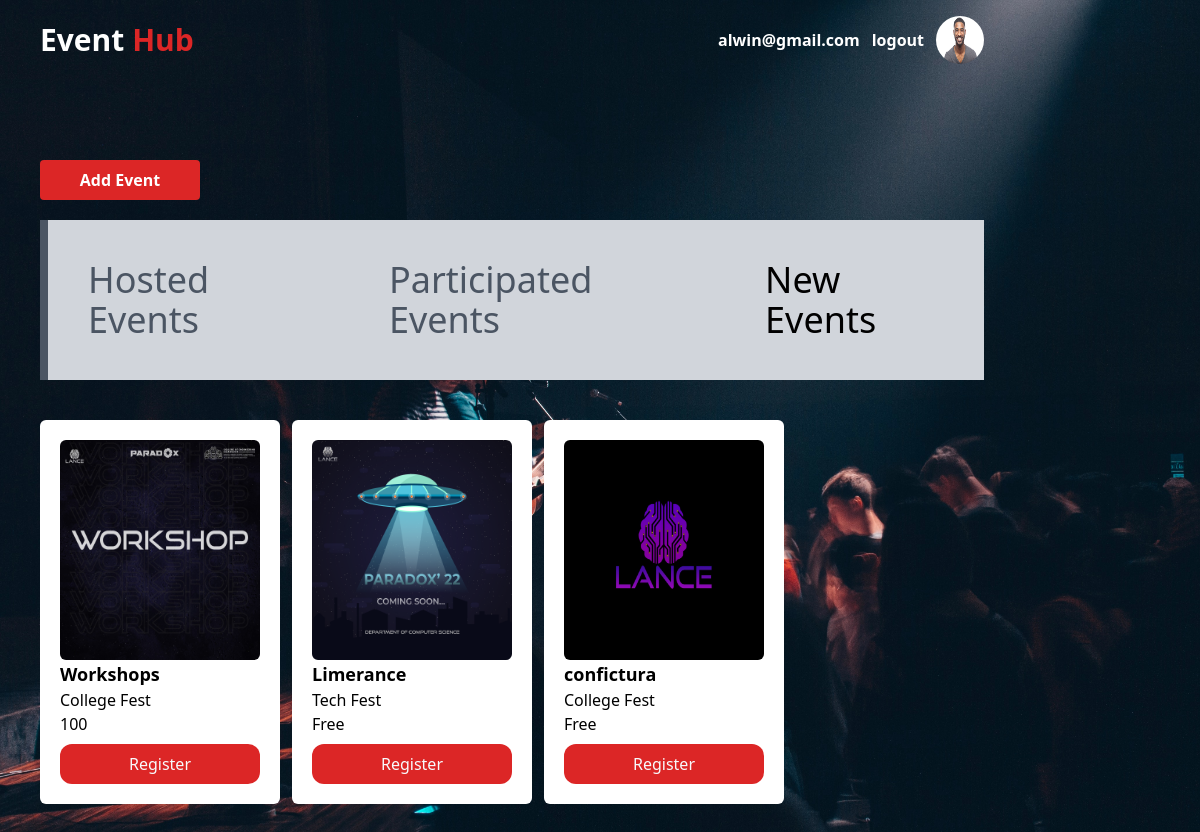
/club-n/ (signed in), run on the app's committed database.
### users/models.py (models this page shows, shortened)
class Account(AbstractBaseUser):
    email               = models.EmailField(verbose_name="email",max_length=60,unique=True)
    username            = models.CharField(max_length=30,unique=True)
    date_joined         = models.DateTimeField(verbose_name="date joined",auto_now_add=True)
    last_login          = models.DateTimeField(verbose_name="last login",auto_now=True)
    is_active           = models.BooleanField(default=True)
    is_staff            = models.BooleanField(default=False)
    is_superuser        = models.BooleanField(default=False)
    USERNAME_FIELD = 'email'
    REQUIRED_FIELDS = ['username']
    objects =  MyAccountManager()

class Student(models.Model):
    user = models.OneToOneField(Account, on_delete=models.CASCADE)
    dept = models.CharField('Department',max_length=233)
    year_of_passout = models.SmallIntegerField(blank=True,null=True)
    profile_pic = models.ImageField(upload_to=path_and_rename,null=True,blank=True,default="users/profile/default.png")

### event/models.py (models this page shows, shortened)
class Event(models.Model):
    club = models.ForeignKey(
        Club, on_delete=models.CASCADE)
    e_name = models.CharField('Event Name', max_length=50)
    date_of_creation = models.DateTimeField(
        'Date of Creation', auto_now_add=True)
    e_date = models.DateField('Event Date')
    desc = models.TextField('Description')
    p_limit = models.IntegerField('Participant Limit', null=True, blank=True)
    brochure = models.ImageField(
        'Event Poster', upload_to=path_and_rename,blank = True)
    e_type = models.CharField(
        'Event Type', max_length=188, default='College Fest')
    reg_fee = models.CharField(
        "Registration Fee", default="Free", max_length=100)
    Venue = models.CharField(max_length=255, null=True, blank=True)
    attendees = models.ManyToManyField(Student, blank=True)

### event/views.py (the view)
# urls.py: path('club-n/',views.club_n,name="club-n"),
@login_required
def club_n(request):
    user =request.user
    student = Student.objects.get(user=user)
    try:
        club = Club.objects.get(user=student)
        events = Event.objects.all()
        content= {  "events":events,
                    "user":user,
        }
        return render(request,'club/club-dash-n.html', content)
    except ObjectDoesNotExist:
        content ={}
        return redirect('student')

### event/templates/club/club-dash-n.html
{% extends 'base.html' %}
{% load static %}
{% block content %}
<section class="w-full">
    <div class="section w-full h-full flex flex-col py-40 px-10">
        <a href="{% url 'add-event' %}"
            class="btn bg-red-600 text-white px-5 py-2 w-40 text-center font-bold rounded mb-5">Add Event</a>
        <div class="flex bg-gray-300 border-l-8 border-gray-600">
            <a href="{% url 'club' %}" class="title text-3xl  md:text-4xl text-gray-600 py-10 px-10">Hosted Events</a>
            <a href="{% url 'club-p' %}" class="title text-3xl  md:text-4xl text-gray-600 py-10 px-10">Participated
                Events</a>
            <a href="{% url 'club-n' %}" class="title text-3xl  md:text-4xl text-black py-10 px-10">New Events</a>
        </div>
        <div class="flex  gap-3">
            {% for event in events %}
            <div class="card h-full flex py-10 rounded-t-md">
                <div class="flex flex-col card-details bg-white  p-5 h-96 w-60 rounded-md">
                    <img src="{{event.brochure.url}}" class="h-56  rounded-md" alt="card-img">
                    <div class="card-title font-bold text-lg">{{event.e_name}}</div>
                    <div class="card-club">{{event.e_type}}</div>
                    <div class="card-type">{{event.reg_fee}}</div>
                    <a href="#"
                        class="btn text-center text-slate-50 rounded-xl px-3 py-2 bg-red-600 mt-2">Register</a>
                </div>
            </div>
            {% endfor %}
        </div>
    </div>
</section>
{% endblock %}

### event/templates/base.html (shortened to what this page needs)
{% load static %}
<!DOCTYPE html>
<html lang="en">
<head>
  <script src="https://cdn.tailwindcss.com"></script>
</head>
<body class="bg-[url('{% static 'images/bg1.jpg' %}')] bg-cover bg-left-bottom bg-fixed">
  {% block header %}
  {% if user.email %}
  <div class="container relative">
    <header class="flex absolute p-3 md:px-10 bg-transparent w-full font-san font-bold h-20">
      <a href="/" class="self-center text-3xl  "><span class=" text-white">Event </span> <span
          class=" text-red-600">Hub</span></a>
      <div class="right text-white ml-auto flex gap-3 items-center">
        <span class="  ">{{user.email}}</span>
        <a href="{% url 'logout' %}" class="">logout</a>
        <img src="{{user.student.profile_pic.url}}" alt="dp" class="rounded-full h-12 w-12">
      </div>
    </header>
  {% endif %}
    {% block content %}
    {% endblock %}
  </div>
  {% endblock %}
</body>
</html>

### data on the page
Account: email "alwin@gmail.com", student.profile_pic (picture)
Event: brochure (picture), e_name "Workshops", e_type "College Fest", reg_fee "100"
Event: brochure (picture), e_name "Limerance", e_type "Tech Fest", reg_fee "Free"
Event: brochure (picture), e_name "confictura", e_type "College Fest", reg_fee "Free"
